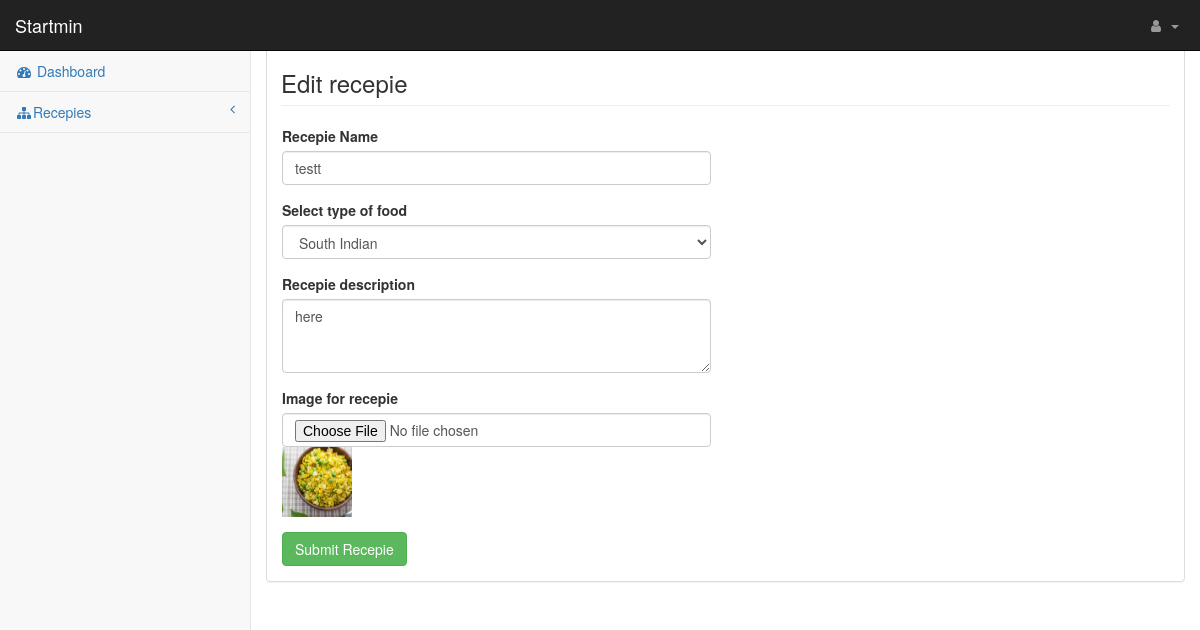
The page /admin/editReceipie.php?rec=16 (signed in) on the database its author committed.
### tables this page shows
CREATE TABLE `recepie` (
  `id` int(100) NOT NULL,
  `name` varchar(100) NOT NULL,
  `description` longtext NOT NULL,
  `user_id` int(100) NOT NULL,
  `image_name` varchar(100) NOT NULL,
  `image_path` varchar(100) NOT NULL,
  `food_type_id` int(100) NOT NULL,
  `rating` float NOT NULL DEFAULT 5,
  `created_at` timestamp NOT NULL DEFAULT current_timestamp(),
  `updated_at` timestamp NOT NULL DEFAULT current_timestamp(),
  `deleted_at` timestamp NOT NULL DEFAULT current_timestamp()
);

### admin/connect.php (called while the page is built, shortened)
<?php
class Connect
{
    public $config = array(
        'servername'=> 'localhost',
        'username'=> 'root',
        'password'=> '',
        'dbname'=> 'recepie'
    );
    function __construct()
    {
        $this->conn = new mysqli($this->config['servername'], $this->config['username'], $this->config['password'], $this->config['dbname']);
    }
}
?>

### admin/submit.php (called while the page is built, shortened)
<?php
	require_once('../controllers/users.php');
	$userObj = new User;
	$foodTypes = $userObj->getFoodTypes();
    if (isset($_GET['rec'])){
        $recepie = $userObj->getSingleRecepie($_GET['rec']);
    }
?>

### controllers/users.php (called while the page is built, shortened)
<?php
include 'connect.php';
class User extends Connect{
	public $food_types = array('data' =>array() , 'error'=> '', 'success'=>'', 'status'=>false );
	function getFoodTypes(){
		$sql = "SELECT * FROM food_type;";
        $result = $this->conn->query($sql);
        if ($result->num_rows > 0) {
        	while($row = $result->fetch_assoc()) {
                array_push($this->food_types['data'],$row);
            }
		}
		return $this->food_types;
	}
	function getSingleRecepie($id){
		$sql = "SELECT * FROM recepie WHERE id = ".$id;
        $result = $this->conn->query($sql);
        $row = $result->fetch_assoc();
        return $row;
	}
}
?>

### admin/editReceipie.php (the view, shortened to what this page needs)
<?php include 'submit.php' ?>
<?php include 'header.php' ?>
<?php include 'navigation.php' ?>
<div id="page-wrapper">
    <div class="container-fluid">
        <div class="row">
            <div class="col-lg-12">
                <h3 class="page-header">Edit recepie</h3>
            </div>
            <div class="panel panel-default">
                <div class="panel-body">
                    <div class="row">
                        <div class="col-lg-6">
                            <form role="form" enctype="multipart/form-data" method="post">
                                <div class="form-group">
                                    <label>Recepie Name</label>
                                    <input type="text" value="<?php echo $recepie['name']; ?>" name = "name" class="form-control">
                                </div>
                                <div class="form-group">
                                    <label>Select type of food</label>
                                    <select class="form-control" name="food_type_id">
                                        <?php foreach ($foodTypes["data"] as $foodType) { ?>
                                            <option <?php if($recepie['food_type_id'] == $foodType['id'])  ?> selected value="<?php echo $foodType["id"]; ?>"><?php echo $foodType["type_name"]; ?></option>
                                        <?php } ?>
                                    </select>
                                </div>
                                <div class="form-group">
                                    <label>Recepie description</label>
                                    <textarea class="form-control" name="description" rows="3"><?php echo $recepie['description']; ?></textarea>
                                </div>
                                <div class="form-group">
                                    <label>Image for recepie </label>
                                    <input type="file" id="filetag" name="recepie_image" class="form-control" value="<?php echo $recepie['image_path'].$recepie['image_name']; ?>">
                                        <?php if($recepie["image_path"]!= null) {?>
                                            <img height="70" width="70" src="<?php echo $recepie['image_path'].$recepie['image_name']; ?>"  id="preview">
                                        <?php } else { ?>
                                            <img src=""  id="preview">
                                        <?php } ?>
                                </div>
                                <button type="submit" name="update_recepie" class="btn btn-success">Submit Recepie</button>
                            </form>
                        </div>
                    </div>
                </div>
            </div>
        </div>
    </div>
</div>
<?php include 'footer.php' ?>

### admin/css/startmin.css (style rules this page uses)
body { background-color: #f8f8f8; }
#page-wrapper { padding-top: 30px; min-height: 568px; background-color: #fff; }
@media (min-width:768px) { #page-wrapper { position: inherit; margin-left: 250px; padding: 30px 15px 0 15px; border-left: 1px solid #e7e7e7; } }

### rows shown on the page
recepie: name "testt", description "here", image_path+image_name (picture)

### other values the page prints
form field food_type_id "South Indian"
